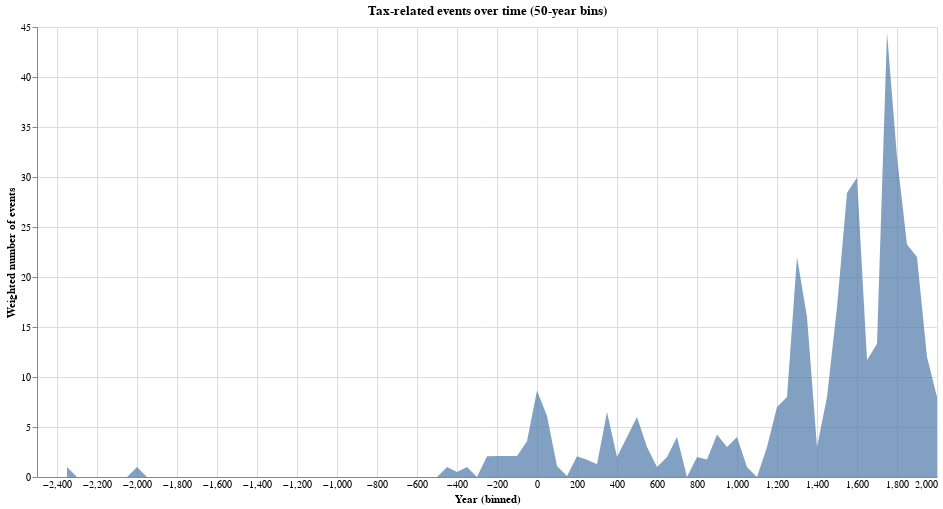

Notebook code for this chart:
### Markdown cell above
##### Temporal distribution of tax-related events

The first visualization shows the **aggregate temporal distribution** of tax-related events across the entire corpus. Each event contributes a fractional weight to every fixed-width `year_bin` it spans (here, 50-year bins), based on its inferred duration and associated uncertainty. Years are assigned to bins using integer floor division (e.g., `year_bin = (year // 50) * 50`), which means that **all years from 2000 through 2049 are grouped into the 2000 bin**. As a result, events dated to 2002 appear in the 2000 bin, just as events dated to 1951 appear in the 1950 bin. This produces a consistent, non-overlapping temporal grid across the entire historical range.

The resulting area chart represents the **weighted number of events per time bin**, allowing long-running or imprecisely dated events to contribute smoothly across time rather than appearing as sharp spikes.

The second visualization disaggregates this temporal signal by **taxonomy category**. Here, the stacked area chart shows how different forms of tax contention rise and fall across the same fixed bin structure, with each colored band representing a taxonomy’s weighted contribution within each bin. Because all weights are normalized at the event level before binning, changes in the stacked areas reflect shifts in the *composition* of tax-related activity over time rather than artifacts of bin alignment or isolated calendar years.

### Code cell
import altair as alt

chart_all = alt.Chart(yearly_all_full).mark_area(opacity=0.7).encode(
    x=alt.X("year_bin:Q", axis=alt.Axis(title="Year (binned)", tickSize=0)),
    y=alt.Y("weight:Q", axis=alt.Axis(title="Weighted number of events"), stack=None),
    tooltip=[alt.Tooltip("year_bin:Q"), alt.Tooltip("weight:Q", format=".2f")]
).properties(
    width=900, height=450,
    title=f"Tax-related events over time ({BIN_WIDTH}-year bins)")

chart_all

### Figure 1 — Vega-Lite specification as saved in the notebook (floating-point values rounded to 4 significant figures)
{"config": {"view": {"continuousWidth": 300, "continuousHeight": 300}}, "data": {"name": "data-5b364843418874c268f2626b4dbd1f4f"}, "mark": {"type": "area", "opacity": 0.7}, "encoding": {"tooltip": [{"field": "year_bin", "type": "quantitative"}, {"field": "weight", "format": ".2f", "type": "quantitative"}], "x": {"axis": {"tickSize": 0, "title": "Year (binned)"}, "field": "year_bin", "type": "quantitative"}, "y": {"axis": {"title": "Weighted number of events"}, "field": "weight", "stack": null, "type": "quantitative"}}, "height": 450, "title": "Tax-related events over time (50-year bins)", "width": 900, "$schema": "https://vega.github.io/schema/vega-lite/v6.1.0.json", "datasets": {"data-5b364843418874c268f2626b4dbd1f4f": [{"year_bin": -2350, "weight": 1.0}, {"year_bin": -2300, "weight": 0.0}, {"year_bin": -2250, "weight": 0.0}, {"year_bin": -2200, "weight": 0.0}, {"year_bin": -2150, "weight": 0.0}, {"year_bin": -2100, "weight": 0.0}, {"year_bin": -2050, "weight": 0.0}, {"year_bin": -2000, "weight": 1.0}, {"year_bin": -1950, "weight": 0.0}, {"year_bin": -1900, "weight": 0.0}, {"year_bin": -1850, "weight": 0.0}, {"year_bin": -1800, "weight": 0.0}, {"year_bin": -1750, "weight": 0.0}, {"year_bin": -1700, "weight": 0.0}, {"year_bin": -1650, "weight": 0.0}, {"year_bin": -1600, "weight": 0.0}, {"year_bin": -1550, "weight": 0.0}, {"year_bin": -1500, "weight": 0.0}, {"year_bin": -1450, "weight": 0.0}, {"year_bin": -1400, "weight": 0.0}, {"year_bin": -1350, "weight": 0.0}, {"year_bin": -1300, "weight": 0.0}, {"year_bin": -1250, "weight": 0.0}, {"year_bin": -1200, "weight": 0.0}, {"year_bin": -1150, "weight": 0.0}, {"year_bin": -1100, "weight": 0.0}, {"year_bin": -1050, "weight": 0.0}, {"year_bin": -1000, "weight": 0.0}, {"year_bin": -950, "weight": 0.0}, {"year_bin": -900, "weight": 0.0}, {"year_bin": -850, "weight": 0.0}, {"year_bin": -800, "weight": 0.0}, {"year_bin": -750, "weight": 0.0}, {"year_bin": -700, "weight": 0.0}, {"year_bin": -650, "weight": 0.0}, {"year_bin": -600, "weight": 0.0}, {"year_bin": -550, "weight": 0.0}, {"year_bin": -500, "weight": 0.0}, {"year_bin": -450, "weight": 1.0}, {"year_bin": -400, "weight": 0.5}, {"year_bin": -350, "weight": 1.0}, {"year_bin": -300, "weight": 0.0}, {"year_bin": -250, "weight": 2.075}, {"year_bin": -200, "weight": 2.105}, {"year_bin": -150, "weight": 2.105}, {"year_bin": -100, "weight": 2.105}, {"year_bin": -50, "weight": 3.565}, {"year_bin": 0, "weight": 8.645}, {"year_bin": 50, "weight": 6.105}, {"year_bin": 100, "weight": 1.105}, {"year_bin": 150, "weight": 0.1048}, {"year_bin": 200, "weight": 2.086}, {"year_bin": 250, "weight": 1.727}, {"year_bin": 300, "weight": 1.273}, {"year_bin": 350, "weight": 6.5}, {"year_bin": 400, "weight": 2.0}, {"year_bin": 450, "weight": 4.0}, {"year_bin": 500, "weight": 6.0}, {"year_bin": 550, "weight": 3.0}, {"year_bin": 600, "weight": 1.0}, {"year_bin": 650, "weight": 2.0}, {"year_bin": 700, "weight": 4.0}, {"year_bin": 750, "weight": 0.0}, {"year_bin": 800, "weight": 2.0}, {"year_bin": 850, "weight": 1.75}, {"year_bin": 900, "weight": 4.25}, {"year_bin": 950, "weight": 3.0}, {"year_bin": 1000, "weight": 4.0}, {"year_bin": 1050, "weight": 1.0}, {"year_bin": 1100, "weight": 0.0}, {"year_bin": 1150, "weight": 3.0}, {"year_bin": 1200, "weight": 7.0}, {"year_bin": 1250, "weight": 8.0}, {"year_bin": 1300, "weight": 22.0}, {"year_bin": 1350, "weight": 16.0}, {"year_bin": 1400, "weight": 3.0}, {"year_bin": 1450, "weight": 8.0}, {"year_bin": 1500, "weight": 17.0}, {"year_bin": 1550, "weight": 28.39}, {"year_bin": 1600, "weight": 29.94}, {"year_bin": 1650, "weight": 11.67}, {"year_bin": 1700, "weight": 13.33}, {"year_bin": 1750, "weight": 44.45}, {"year_bin": 1800, "weight": 31.96}, {"year_bin": 1850, "weight": 23.25}, {"year_bin": 1900, "weight": 22.0}, {"year_bin": 1950, "weight": 12.0}, {"year_bin": 2000, "weight": 8.0}]}}
